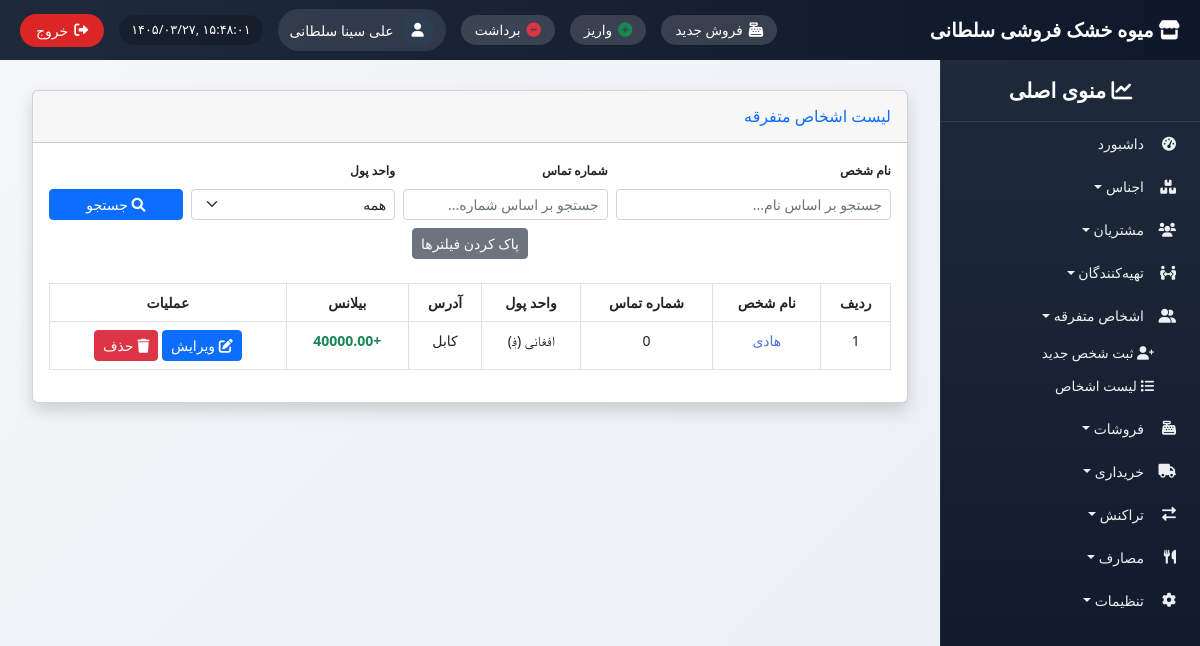
Screenshot of /misc-persons/ (signed in) with the database file from the repository.
### misc_persons/models.py (models this page shows, shortened)
class MiscPerson(models.Model):
    name = models.CharField(max_length=200, verbose_name="نام شخص")
    phone = models.CharField(max_length=20, blank=True, verbose_name="شماره تماس")
    currency = models.ForeignKey(Currency, on_delete=models.PROTECT, verbose_name="واحد پول")
    address = models.TextField(blank=True, verbose_name="آدرس")
    created_at = models.DateTimeField(auto_now_add=True, verbose_name="تاریخ ثبت")
    class Meta:
        verbose_name = "شخص متفرقه"
        verbose_name_plural = "اشخاص متفرقه"

### settings_app/models.py (models this page shows, shortened)
class Currency(models.Model):
    code = models.CharField(max_length=3, unique=True, verbose_name="کد")
    name = models.CharField(max_length=50, verbose_name="نام واحد پول")
    symbol = models.CharField(max_length=5, verbose_name="نماد")
    is_active = models.BooleanField(default=True, verbose_name="فعال")
    class Meta:
        verbose_name = "واحد پول"
        verbose_name_plural = "واحدهای پول"

### misc_persons/views.py (the view)
# urls.py: path('', views.misc_list, name='misc_list'),
@login_required
def misc_list(request):
    name_query = request.GET.get('name', '').strip()
    phone_query = request.GET.get('phone', '').strip()
    currency_query = request.GET.get('currency', '')
    persons = MiscPerson.objects.all().order_by('-created_at')
    if name_query:
        persons = persons.filter(name__icontains=name_query)
    if phone_query:
        persons = persons.filter(phone__icontains=phone_query)
    if currency_query:
        persons = persons.filter(currency__id=currency_query)
    for p in persons:
        p.balance = calculate_misc_balance(p)
    currencies = Currency.objects.filter(is_active=True)
    return render(request, 'misc_persons/misc_list.html', {
        'persons': persons,
        'currencies': currencies,
    })

### misc_persons/views.py (called while the page is built)
def calculate_misc_balance(person):
    total_in = FinancialTransaction.objects.filter(
        person_type='MISC', misc_person=person, transaction_type='IN'
    ).exclude(description__icontains='قرض').aggregate(
        total=models.Sum('amount')
    )['total'] or Decimal('0')
    total_out = FinancialTransaction.objects.filter(
        person_type='MISC', misc_person=person, transaction_type='OUT'
    ).exclude(description__icontains='قرض').aggregate(
        total=models.Sum('amount')
    )['total'] or Decimal('0')
    debit = total_out
    credit = total_in
    balance = debit - credit
    return balance

### templates/misc_persons/misc_list.html (shortened to what this page needs)
{% extends 'base_with_sidebar.html' %}
{% load i18n %}
{% block content %}
<div class="container-fluid">
    <div class="card shadow mb-4">
        <div class="card-header py-3">
            <h6 class="m-0 font-weight-bold text-primary">{% trans "لیست اشخاص متفرقه" %}</h6>
        </div>
        <div class="card-body">
            <form method="get" class="mb-4">
                <div class="row g-2 align-items-end">
                    <div class="col-md-4">
                        <label class="form-label small fw-bold">{% trans "نام شخص" %}</label>
                        <input type="text" name="name" class="form-control form-control-sm"
                               placeholder="جستجو بر اساس نام..." value="{{ request.GET.name|default:'' }}">
                    </div>
                    <div class="col-md-3">
                        <label class="form-label small fw-bold">{% trans "شماره تماس" %}</label>
                        <input type="text" name="phone" class="form-control form-control-sm"
                               placeholder="جستجو بر اساس شماره..." value="{{ request.GET.phone|default:'' }}">
                    </div>
                    <div class="col-md-3">
                        <label class="form-label small fw-bold">{% trans "واحد پول" %}</label>
                        <select name="currency" class="form-select form-select-sm">
                            <option value="">همه</option>
                        </select>
                    </div>
                    <div class="col-md-2">
                        <button type="submit" class="btn btn-primary btn-sm w-100">
                            <i class="fas fa-search"></i> {% trans "جستجو" %}
                        </button>
                    </div>
                </div>
                <div class="row mt-2">
                    <div class="col-12 text-center">
                        <a href="{% url 'misc_persons:misc_list' %}" class="btn btn-secondary btn-sm">
                            {% trans "پاک کردن فیلترها" %}
                        </a>
                    </div>
                </div>
            </form>
            <div class="table-responsive">
                <table class="table table-bordered table-hover text-center">
                    <thead>
                        <tr>
                            <th>{% trans "ردیف" %}</th>
                            <th>{% trans "نام شخص" %}</th>
                            <th>{% trans "شماره تماس" %}</th>
                            <th>{% trans "واحد پول" %}</th>
                            <th>{% trans "آدرس" %}</th>
                            <th>{% trans "بیلانس" %}</th>
                            <th>{% trans "عملیات" %}</th>
                        </tr>
                    </thead>
                    <tbody>
                        {% for person in persons %}
                        <tr>
                            <td>{{ forloop.counter }}</td>
                            <td>
                                <a href="{% url 'misc_persons:misc_transactions' person.id %}"
                                   style="color: #4e73df; text-decoration: none; font-weight: 500;">
                                    {{ person.name }}
                                </a>
                            </td>
                            <td>{{ person.phone|default:"-" }}</td>
                            <td>{{ person.currency.name }} ({{ person.currency.symbol }})</td>
                            <td>{{ person.address|default:"-" }}</td>
                            <td>
                                {% if person.balance > 0 %}
                                    <span class="text-danger fw-bold">{{ person.balance|floatformat:2 }}</span>
                                {% elif person.balance < 0 %}
                                    <span class="text-success fw-bold">+{{ person.balance|floatformat:2|cut:"-" }}</span>
                                {% else %}
                                    <span class="text-primary fw-bold">0</span>
                                {% endif %}
                            </td>
                            <td>
                                <a href="{% url 'misc_persons:misc_edit' person.id %}" class="btn btn-sm btn-primary">
                                    <i class="fas fa-edit"></i> {% trans "ویرایش" %}
                                </a>
                                <a href="#" class="btn btn-sm btn-danger" onclick="confirmDelete({{ person.id }})">
                                    <i class="fas fa-trash"></i> {% trans "حذف" %}
                                </a>
                            </td>
                        </tr>
                        {% empty %}
                        <tr>
                            <td colspan="7" class="text-center">{% trans "هیچ شخصی با معیارهای جستجو یافت نشد." %}</td>
                        </tr>
                        {% endfor %}
                    </tbody>
                </table>
            </div>
        </div>
    </div>
</div>
{% endblock %}

### templates/base_with_sidebar.html (shortened to what this page needs)
<!DOCTYPE html>
{% load i18n static %}
{% get_current_language as LANGUAGE_CODE %}
<html lang="fa" dir="rtl">
<head>
    <link href="https://cdn.jsdelivr.net/npm/bootstrap@5.2.3/dist/css/bootstrap.rtl.min.css" rel="stylesheet">
    <link rel="stylesheet" href="https://cdnjs.cloudflare.com/ajax/libs/font-awesome/6.0.0/css/all.min.css">
    <link href="https://cdn.jsdelivr.net/gh/rastikerdar/vazir-font@v30.1.0/dist/font-face.css" rel="stylesheet">
</head>
<body>
    <div class="top-navbar">
        <div class="store-name"><i class="fas fa-store"></i> میوه خشک فروشی سلطانی</div>
        <div class="top-nav-left">
            <a href="{% url 'sales:new_sale' %}" class="shortcut-btn" title="فروش جدید"><i class="fas fa-cash-register"></i><span> فروش جدید</span></a>
            <a href="{% url 'transactions:transaction_create_in' %}" class="shortcut-btn" title="واریز"><i class="fas fa-plus-circle text-success"></i><span> واریز</span></a>
            <a href="{% url 'transactions:transaction_create_out' %}" class="shortcut-btn" title="برداشت"><i class="fas fa-minus-circle text-danger"></i><span> برداشت</span></a>
            <div class="admin-info">
                <div class="admin-avatar"><i class="fas fa-user"></i></div>
                <span class="admin-name">{{ user.get_full_name|default:user.username }}</span>
            </div>
            <div class="datetime" id="current-datetime"></div>
            <button type="button" class="logout-btn" id="logoutTrigger"><i class="fas fa-sign-out-alt"></i> <span>خروج</span></button>
        </div>
    </div>
    <div class="sidebar" id="sidebar">
        <div class="sidebar-header"><i class="fas fa-chart-line"></i> منوی اصلی</div>
        <ul class="nav flex-column">
            <li class="nav-item"><a class="nav-link" href="{% url 'dashboard' %}"><i class="fas fa-tachometer-alt"></i> داشبورد</a></li>
            <li class="nav-item dropdown-toggle" data-menu="products"><i class="fas fa-boxes"></i> اجناس</li>
            <li class="nav-item dropdown-toggle" data-menu="customers"><i class="fas fa-users"></i> مشتریان</li>
            <li class="nav-item dropdown-toggle" data-menu="suppliers"><i class="fas fa-people-arrows"></i> تهیه‌کنندگان</li>
            <li class="nav-item dropdown-toggle" data-menu="misc"><i class="fas fa-user-friends"></i> اشخاص متفرقه</li>
            <ul class="submenu" id="miscSubmenu">
                <li><a href="{% url 'misc_persons:misc_create' %}"><i class="fas fa-user-plus"></i> ثبت شخص جدید</a></li>
                <li><a href="{% url 'misc_persons:misc_list' %}"><i class="fas fa-list"></i> لیست اشخاص</a></li>
            </ul>
            <li class="nav-item dropdown-toggle" data-menu="sales"><i class="fas fa-cash-register"></i> فروشات</li>
            <li class="nav-item dropdown-toggle" data-menu="purchases"><i class="fas fa-truck"></i> خریداری</li>
            <li class="nav-item dropdown-toggle" data-menu="transactions"><i class="fas fa-exchange-alt"></i> تراکنش</li>
            <li class="nav-item dropdown-toggle" data-menu="expenses"><i class="fas fa-utensils"></i> مصارف</li>
            <li class="nav-item dropdown-toggle" data-menu="settings"><i class="fas fa-cog"></i> تنظیمات</li>
        </ul>
    </div>
    <div class="content">
        {% block content %}{% endblock %}
    </div>
</body>
</html>

### templates/base_with_sidebar.html (style rules this page uses)
* { font-family: 'Vazir', 'Tahoma', 'Segoe UI', sans-serif; }
body { background: linear-gradient(135deg, #f5f7fa 0%, #e9edf2 100%); font-size: 14px; padding-top: 70px; margin: 0; height: 100vh; overflow: hidden; }
.top-navbar { position: fixed; top: 0; right: 0; left: 0; height: 60px; background: linear-gradient(90deg, #1e2a3a 0%, #0f172a 100%); z-index: 1050; display: flex; align-items: center; justify-content: space-between; padding: 0 20px; color: white; }
.store-name { font-size: 1.2rem; font-weight: 700; }
.top-nav-left { display: flex; align-items: center; gap: 15px; }
.admin-info { display: flex; align-items: center; gap: 8px; background: rgba(255,255,255,0.1); padding: 5px 12px; border-radius: 40px; }
.admin-avatar { width: 32px; height: 32px; background: #2c3e50; border-radius: 50%; display: flex; align-items: center; justify-content: center; }
.datetime { direction: ltr; background: rgba(0,0,0,0.2); padding: 5px 12px; border-radius: 40px; font-size: 0.8rem; }
.logout-btn { background-color: #dc2626; color: white; border: none; padding: 6px 16px; border-radius: 40px; display: flex; align-items: center; gap: 6px; }
.shortcut-btn { background: rgba(255,255,255,0.15); border: none; color: white; padding: 5px 14px; border-radius: 40px; font-size: 0.85rem; font-weight: 500; transition: 0.2s; display: inline-flex; align-items: center; gap: 6px; text-decoration: none; }
.shortcut-btn i { font-size: 0.9rem; }
.sidebar { position: fixed; top: 60px; right: 0; height: calc(100vh - 60px); width: 260px; background: linear-gradient(180deg, #1e2a3a 0%, #0f172a 100%); color: white; overflow-y: auto; z-index: 1000; transition: 0.3s; border-left: 1px solid rgba(255,255,255,0.05); }
.sidebar-header { padding: 15px 20px; font-size: 1.3rem; font-weight: 600; border-bottom: 1px solid #2d3e50; text-align: center; }
.sidebar .nav-link, .dropdown-toggle { color: #ecf0f1; padding: 8px 16px; border-radius: 10px; margin: 3px 8px; display: flex; align-items: center; cursor: pointer; text-decoration: none; }
.sidebar .nav-link i, .dropdown-toggle i { width: 24px; margin-left: 8px; }
.submenu { list-style: none; padding-right: 30px; display: none; margin-bottom: 5px; }
.submenu li a { color: #ecf0f1; display: block; padding: 6px 16px; text-decoration: none; font-size: 0.85rem; border-radius: 8px; }
.submenu.show { display: block; }
.content { margin-right: 260px; padding: 20px; height: calc(100vh - 60px); overflow-y: auto; }

### rows the page displays
MiscPerson: name "هادی", phone "0", currency.name "افغانی", currency.symbol "؋", address "کابل", balance "40000.00"

### other values shown
{{ user.get_full_name|default:user.username }} "علی سینا سلطانی"
